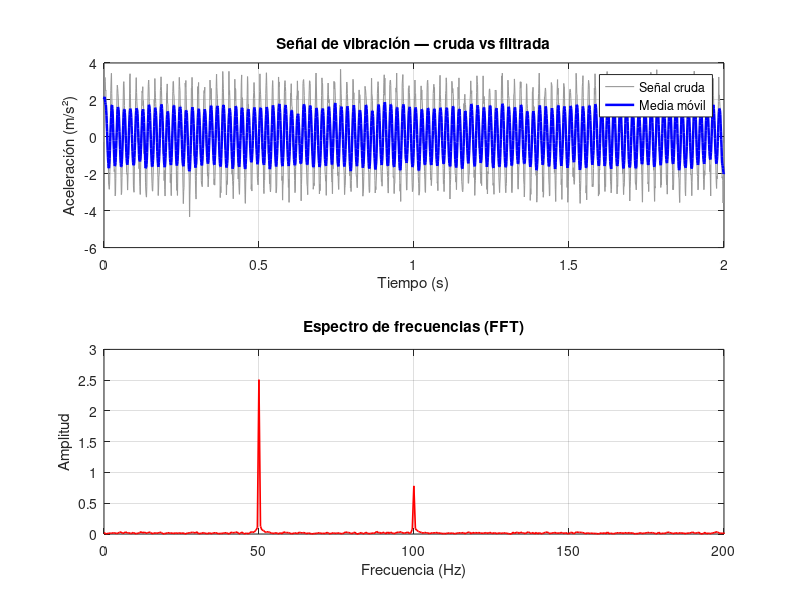

This figure's MATLAB source:
% =========================================================
% Análisis de señal de vibración de un motor
% Simula la lectura de un acelerómetro, filtra el ruido
% y calcula métricas estadísticas básicas.
% =========================================================

%% Parámetros de la señal
fs = 1000;          % Frecuencia de muestreo (Hz)
t_total = 2;        % Duración de la medición (segundos)
t = 0:1/fs:t_total; % Vector de tiempo

freq_motor = 50;    % Frecuencia fundamental del motor (Hz)
amplitud   = 2.5;   % Amplitud de la vibración (m/s²)

%% Generación de señal sintética (motor + ruido de sensor)
ruido     = 0.4 * randn(size(t));
vibracion = amplitud * sin(2*pi*freq_motor*t) + ...
            0.8 * sin(2*pi*2*freq_motor*t) + ...  % 2º armónico
            ruido;

%% Filtrado por media móvil (ventana de 10 muestras)
ventana          = 10;
vibracion_suave  = movmean(vibracion, ventana);

%% Métricas estadísticas
media   = mean(vibracion);
desv    = std(vibracion);
pico    = max(abs(vibracion));
rms     = rms(vibracion);

fprintf('--- Métricas de la señal ---\n');
fprintf('Media      : %.4f m/s²\n', media);
fprintf('Desv. típ. : %.4f m/s²\n', desv);
fprintf('Pico       : %.4f m/s²\n', pico);
fprintf('RMS        : %.4f m/s²\n', rms);

%% Representación gráfica
figure('Name', 'Análisis de vibración');

subplot(2,1,1);
plot(t, vibracion, 'Color', [0.6 0.6 0.6], 'LineWidth', 0.8);
hold on;
plot(t, vibracion_suave, 'b', 'LineWidth', 1.8);
xlabel('Tiempo (s)');
ylabel('Aceleración (m/s²)');
title('Señal de vibración — cruda vs filtrada');
legend('Señal cruda', 'Media móvil');
grid on;

subplot(2,1,2);
N   = length(vibracion);
f   = (0:N-1) * (fs/N);
Y   = abs(fft(vibracion)) / N;
plot(f(1:N/2), 2*Y(1:N/2), 'r', 'LineWidth', 1.2);
xlabel('Frecuencia (Hz)');
ylabel('Amplitud');
title('Espectro de frecuencias (FFT)');
xlim([0 200]);
grid on;
